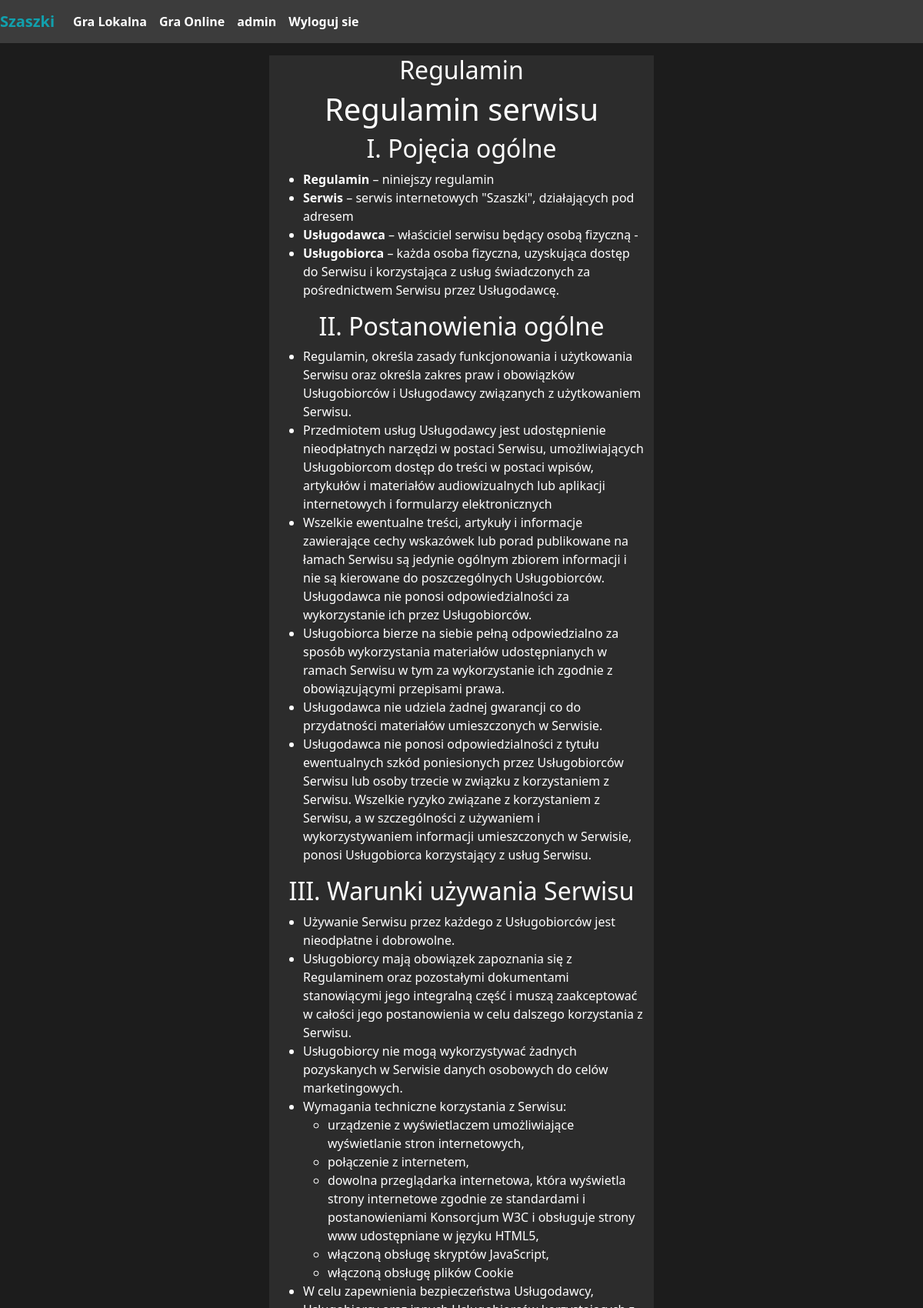
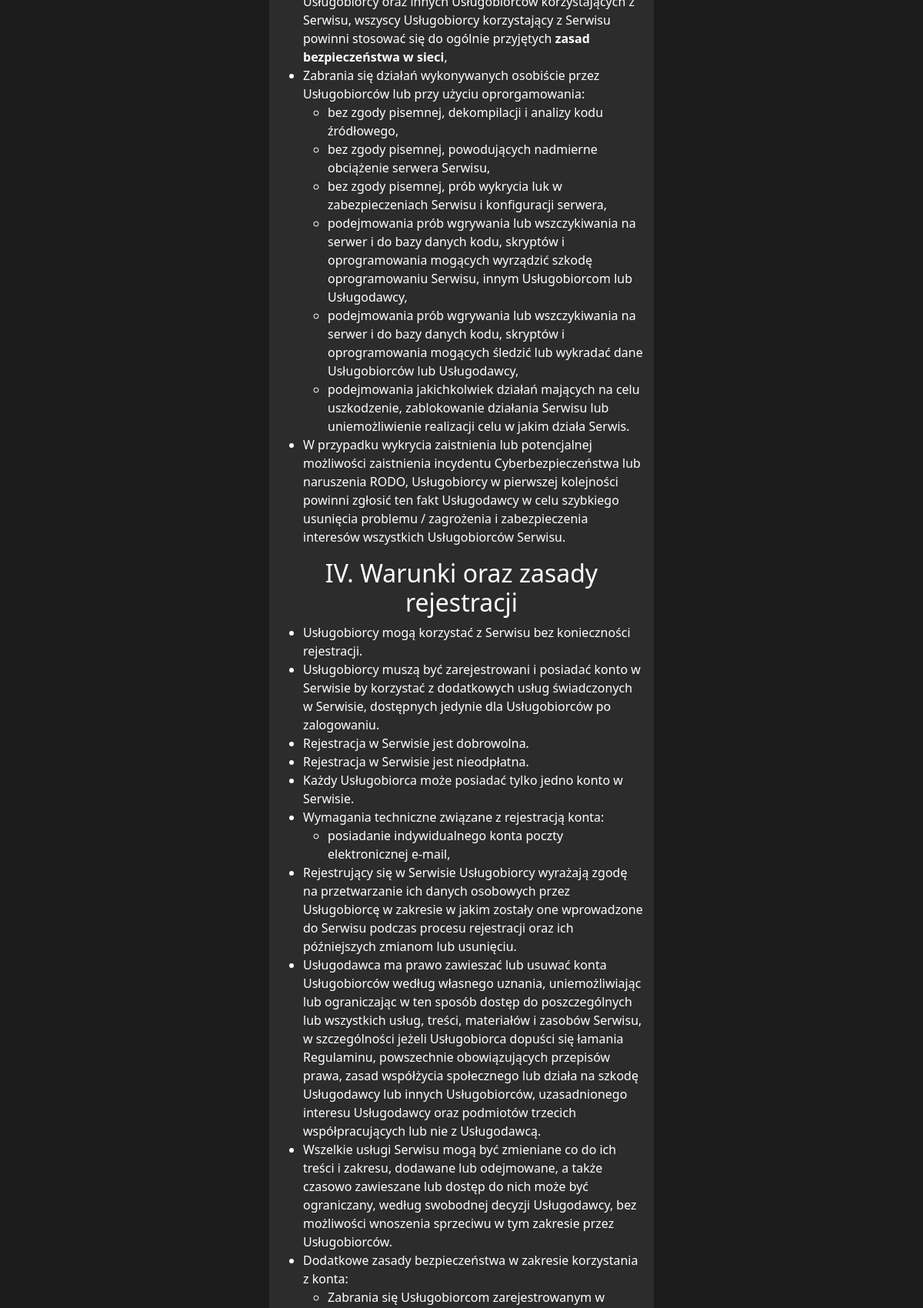
/page/1/ (signed in, upper part), run on the app's committed database (2 pictures, top to bottom).
### chess/models.py (models this page shows, shortened)
class Page(models.Model):
    title = models.CharField(max_length=64)
    content = models.TextField()

### chess/views.py (the view)
# urls.py: path('page/<int:pageid>/', views.page, name='page')
def page(request, pageid):
    x = Page.objects.get(pk=pageid)
    context = {
        'page': x,
    }
    return render(request, "page.html", context=context)

### chess/templates/page.html
{% extends 'base.html' %}
{% block content %}
{% load crispy_forms_tags %}
<div class="container-fluid" id="pageform">
    <div class="row justify-content-center">
        <div id="usrprof" class="col-sm-11 col-md-10 col-lg-5">
            <h2>{{page.title}}</h2>
            <span>{{page.content |safe}}</span>
        </div>
    </div>
</div>
{% endblock %}

### chess/templates/base.html (shortened to what this page needs)
{% load static %}
<!DOCTYPE html>
<html lang="en">
<head>
  <link href="https://cdn.jsdelivr.net/npm/bootstrap@5.2.2/dist/css/bootstrap.min.css" rel="stylesheet"
 />
  <link rel="stylesheet" href="{% static 'css/chessboard-1.0.0.min.css' %}" />
  <link rel="stylesheet" href="{% static 'css/style.css' %}" />
</head>
<body>
  <nav class="navbar navbar-expand-lg navbar-dark sticky-top">
    <a href="/" class="navbar-brand" id="logo">Szaszki</a>
    <div class="collapse navbar-collapse" id="navbarSupportedContent">
      <ul class="navbar-nav mr-auto">
        <li class="nav-item">
          <a class="nav-link" href="/game/selectmode/"><span class="sr-only">Gra Lokalna</span></a>
        </li>
        <li class="nav-item">
          <a class="nav-link" href="/lobby/"><span class="sr-only">Gra Online</span></a>
        </li>
        {% if user.is_authenticated %}
        <li class="nav-item">
          <a class="nav-link" href="/users/{{user.username}}/">
            <span>{{user.username}}</span></a>
        </li>
        <li class="nav-item">
          <a class="nav-link" href="/logout"><span id="logoutlink">Wyloguj sie</span></a>
        </li>
        {% endif %}
      </ul>
    </div>
  </nav>
  {% block content %} {% endblock %}
</body>
</html>

### chess/static/css/style.css (style rules this page uses)
body { background-color: #1c1c1c; color: white; overflow-wrap: break-word; -ms-scroll-chaining: none; overscroll-behavior: contain; min-height: 100vh; display: flex; flex-direction: column; }
nav { background-color: #3c3c3c; color: white; font-weight: bold; }
#logo { color: rgba(0, 201, 219, 0.715); }
.nav-link span { color: white; }
#usrprof { min-height: 800px; background-color: #2c2c2c; text-align: center; margin-top: 1rem; overflow: hidden; }
#usrprof ul { align-self: start; text-align: left; }
#usrprof a { color: white; text-decoration: none; font-weight: bold; }
#pageform { margin-bottom: 1rem; }

### data on the page
Page: title "Regulamin", content "Regulamin serwisu I. Pojęcia ogólne Regulamin – niniejszy regulamin Serwis – serwis internetowych \"Szaszki\", działających pod adresem Usługodawca – właściciel serwisu będący osobą fizyczną - Usługobiorca – każda osoba fizyczna, uzyskująca dostęp do Serwisu i korzystająca z usług świadczonych za pośrednictwem Serwisu przez Usługodawcę. II. Postanowienia ogólne Regulamin, określa zasady funkcjonowania i użytkowania Serwisu oraz określa zakres praw i obowiązków Usługobiorców i Usługodawcy związanych z użytkowaniem Serwisu. Przedmiotem usług Usługodawcy jest udostępnienie nieodpłatnych narzędzi w postaci Serwisu, umożliwiających Usługobiorcom dostęp do treści w postaci wpisów, artykułów i…"

### other printed values
{{ user.username }} "admin"
